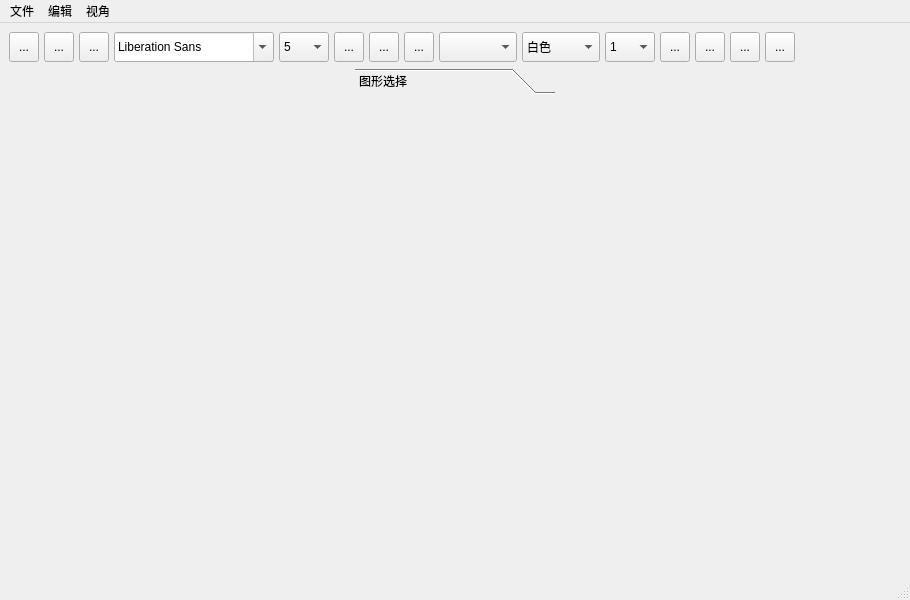
<?xml version="1.0" encoding="UTF-8"?>
<ui version="4.0">
 <class>MainWindow</class>
 <widget class="QMainWindow" name="MainWindow">
  <property name="geometry">
   <rect>
    <x>0</x>
    <y>0</y>
    <width>910</width>
    <height>600</height>
   </rect>
  </property>
  <property name="minimumSize">
   <size>
    <width>0</width>
    <height>40</height>
   </size>
  </property>
  <property name="windowTitle">
   <string>MainWindow</string>
  </property>
  <widget class="QWidget" name="centralwidget">
   <layout class="QHBoxLayout" name="horizontalLayout_6">
    <item>
     <layout class="QVBoxLayout" name="verticalLayout">
      <item>
       <layout class="QHBoxLayout" name="horizontalLayout">
        <property name="spacing">
         <number>5</number>
        </property>
        <property name="leftMargin">
         <number>0</number>
        </property>
        <property name="topMargin">
         <number>0</number>
        </property>
        <property name="rightMargin">
         <number>0</number>
        </property>
        <property name="bottomMargin">
         <number>0</number>
        </property>
        <item>
         <widget class="QToolButton" name="toolButton_3">
          <property name="minimumSize">
           <size>
            <width>30</width>
            <height>30</height>
           </size>
          </property>
          <property name="maximumSize">
           <size>
            <width>30</width>
            <height>40</height>
           </size>
          </property>
          <property name="whatsThis">
           <string>&lt;html&gt;&lt;head/&gt;&lt;body&gt;&lt;p&gt;删除&lt;/p&gt;&lt;p&gt;&lt;br/&gt;&lt;/p&gt;&lt;/body&gt;&lt;/html&gt;</string>
          </property>
          <property name="text">
           <string>...</string>
          </property>
          <property name="icon">
           <iconset resource="img.qrc">
            <normaloff>:/image/delete.png</normaloff>:/image/delete.png</iconset>
          </property>
          <property name="iconSize">
           <size>
            <width>20</width>
            <height>20</height>
           </size>
          </property>
          <property name="shortcut">
           <string>Del</string>
          </property>
         </widget>
        </item>
        <item>
         <widget class="QToolButton" name="toolButton_2">
          <property name="minimumSize">
           <size>
            <width>30</width>
            <height>30</height>
           </size>
          </property>
          <property name="whatsThis">
           <string>&lt;html&gt;&lt;head/&gt;&lt;body&gt;&lt;p&gt;显示在上层&lt;/p&gt;&lt;/body&gt;&lt;/html&gt;</string>
          </property>
          <property name="text">
           <string>...</string>
          </property>
          <property name="icon">
           <iconset resource="img.qrc">
            <normaloff>:/image/bring-to-front.png</normaloff>:/image/bring-to-front.png</iconset>
          </property>
          <property name="iconSize">
           <size>
            <width>20</width>
            <height>20</height>
           </size>
          </property>
         </widget>
        </item>
        <item>
         <widget class="QToolButton" name="toolButton">
          <property name="minimumSize">
           <size>
            <width>30</width>
            <height>30</height>
           </size>
          </property>
          <property name="whatsThis">
           <string>&lt;html&gt;&lt;head/&gt;&lt;body&gt;&lt;p&gt;显示在下层&lt;/p&gt;&lt;/body&gt;&lt;/html&gt;</string>
          </property>
          <property name="text">
           <string>...</string>
          </property>
          <property name="icon">
           <iconset resource="img.qrc">
            <normaloff>:/image/send-to-back.png</normaloff>:/image/send-to-back.png</iconset>
          </property>
          <property name="iconSize">
           <size>
            <width>20</width>
            <height>20</height>
           </size>
          </property>
         </widget>
        </item>
        <item>
         <widget class="QFontComboBox" name="fontComboBox">
          <property name="minimumSize">
           <size>
            <width>0</width>
            <height>30</height>
           </size>
          </property>
          <property name="maximumSize">
           <size>
            <width>160</width>
            <height>16777215</height>
           </size>
          </property>
         </widget>
        </item>
        <item>
         <widget class="QComboBox" name="comboBox">
          <property name="minimumSize">
           <size>
            <width>50</width>
            <height>30</height>
           </size>
          </property>
          <property name="maximumSize">
           <size>
            <width>50</width>
            <height>16777215</height>
           </size>
          </property>
          <item>
           <property name="text">
            <string>5</string>
           </property>
          </item>
          <item>
           <property name="text">
            <string>6</string>
           </property>
          </item>
          <item>
           <property name="text">
            <string>7</string>
           </property>
          </item>
          <item>
           <property name="text">
            <string>8</string>
           </property>
          </item>
          <item>
           <property name="text">
            <string>9</string>
           </property>
          </item>
          <item>
           <property name="text">
            <string>12</string>
           </property>
          </item>
          <item>
           <property name="text">
            <string>15</string>
           </property>
          </item>
          <item>
           <property name="text">
            <string>18</string>
           </property>
          </item>
          <item>
           <property name="text">
            <string>21</string>
           </property>
          </item>
          <item>
           <property name="text">
            <string>25</string>
           </property>
          </item>
          <item>
           <property name="text">
            <string>30</string>
           </property>
          </item>
          <item>
           <property name="text">
            <string>40</string>
           </property>
          </item>
         </widget>
        </item>
        <item>
         <widget class="QToolButton" name="toolButton_4">
          <property name="minimumSize">
           <size>
            <width>30</width>
            <height>30</height>
           </size>
          </property>
          <property name="text">
           <string>...</string>
          </property>
          <property name="icon">
           <iconset resource="img.qrc">
            <normaloff>:/image/bold.png</normaloff>:/image/bold.png</iconset>
          </property>
          <property name="iconSize">
           <size>
            <width>20</width>
            <height>20</height>
           </size>
          </property>
         </widget>
        </item>
        <item>
         <widget class="QToolButton" name="toolButton_5">
          <property name="minimumSize">
           <size>
            <width>30</width>
            <height>30</height>
           </size>
          </property>
          <property name="text">
           <string>...</string>
          </property>
          <property name="icon">
           <iconset resource="img.qrc">
            <normaloff>:/image/italic.png</normaloff>:/image/italic.png</iconset>
          </property>
          <property name="iconSize">
           <size>
            <width>20</width>
            <height>20</height>
           </size>
          </property>
         </widget>
        </item>
        <item>
         <widget class="QToolButton" name="toolButton_6">
          <property name="minimumSize">
           <size>
            <width>30</width>
            <height>30</height>
           </size>
          </property>
          <property name="text">
           <string>...</string>
          </property>
          <property name="icon">
           <iconset resource="img.qrc">
            <normaloff>:/image/underline.png</normaloff>:/image/underline.png</iconset>
          </property>
          <property name="iconSize">
           <size>
            <width>20</width>
            <height>20</height>
           </size>
          </property>
         </widget>
        </item>
        <item>
         <widget class="QComboBox" name="comboBox_2">
          <property name="minimumSize">
           <size>
            <width>50</width>
            <height>30</height>
           </size>
          </property>
          <property name="maximumSize">
           <size>
            <width>100</width>
            <height>16777215</height>
           </size>
          </property>
          <property name="toolTip">
           <string>填充颜色</string>
          </property>
          <property name="currentText">
           <string/>
          </property>
          <property name="placeholderText">
           <string>填充颜色</string>
          </property>
          <item>
           <property name="text">
            <string>黑色</string>
           </property>
           <property name="icon">
            <iconset resource="img.qrc">
             <normaloff>:/image/black.png</normaloff>:/image/black.png</iconset>
           </property>
          </item>
          <item>
           <property name="text">
            <string>蓝色</string>
           </property>
           <property name="icon">
            <iconset resource="img.qrc">
             <normaloff>:/image/blue.png</normaloff>:/image/blue.png</iconset>
           </property>
          </item>
          <item>
           <property name="text">
            <string>红色</string>
           </property>
           <property name="icon">
            <iconset resource="img.qrc">
             <normaloff>:/image/red.png</normaloff>:/image/red.png</iconset>
           </property>
          </item>
          <item>
           <property name="text">
            <string>黄色</string>
           </property>
           <property name="icon">
            <iconset resource="img.qrc">
             <normaloff>:/image/yellow.png</normaloff>:/image/yellow.png</iconset>
           </property>
          </item>
          <item>
           <property name="text">
            <string>绿色</string>
           </property>
           <property name="icon">
            <iconset resource="img.qrc">
             <normaloff>:/image/green.png</normaloff>:/image/green.png</iconset>
           </property>
          </item>
          <item>
           <property name="text">
            <string>其他颜色</string>
           </property>
          </item>
         </widget>
        </item>
        <item>
         <widget class="QComboBox" name="comboBox_4">
          <property name="minimumSize">
           <size>
            <width>0</width>
            <height>30</height>
           </size>
          </property>
          <property name="maximumSize">
           <size>
            <width>100</width>
            <height>16777215</height>
           </size>
          </property>
          <property name="toolTip">
           <string>图形颜色</string>
          </property>
          <property name="whatsThis">
           <string>&lt;html&gt;&lt;head/&gt;&lt;body&gt;&lt;p&gt;边框颜色&lt;/p&gt;&lt;/body&gt;&lt;/html&gt;</string>
          </property>
          <item>
           <property name="text">
            <string>白色</string>
           </property>
           <property name="icon">
            <iconset resource="img.qrc">
             <normaloff>:/image/white.png</normaloff>:/image/white.png</iconset>
           </property>
          </item>
          <item>
           <property name="text">
            <string>黑色</string>
           </property>
           <property name="icon">
            <iconset resource="img.qrc">
             <normaloff>:/image/black.png</normaloff>:/image/black.png</iconset>
           </property>
          </item>
          <item>
           <property name="text">
            <string>蓝色</string>
           </property>
           <property name="icon">
            <iconset resource="img.qrc">
             <normaloff>:/image/blue.png</normaloff>:/image/blue.png</iconset>
           </property>
          </item>
          <item>
           <property name="text">
            <string>红色</string>
           </property>
           <property name="icon">
            <iconset resource="img.qrc">
             <normaloff>:/image/red.png</normaloff>:/image/red.png</iconset>
           </property>
          </item>
          <item>
           <property name="text">
            <string>黄色</string>
           </property>
           <property name="icon">
            <iconset resource="img.qrc">
             <normaloff>:/image/yellow.png</normaloff>:/image/yellow.png</iconset>
           </property>
          </item>
          <item>
           <property name="text">
            <string>绿色</string>
           </property>
           <property name="icon">
            <iconset resource="img.qrc">
             <normaloff>:/image/green.png</normaloff>:/image/green.png</iconset>
           </property>
          </item>
          <item>
           <property name="text">
            <string>其他颜色</string>
           </property>
          </item>
         </widget>
        </item>
        <item>
         <widget class="QComboBox" name="comboBox_3">
          <property name="minimumSize">
           <size>
            <width>50</width>
            <height>30</height>
           </size>
          </property>
          <property name="maximumSize">
           <size>
            <width>50</width>
            <height>16777215</height>
           </size>
          </property>
          <property name="whatsThis">
           <string>&lt;html&gt;&lt;head/&gt;&lt;body&gt;&lt;p&gt;边框粗细&lt;/p&gt;&lt;p&gt;&lt;br/&gt;&lt;/p&gt;&lt;/body&gt;&lt;/html&gt;</string>
          </property>
          <item>
           <property name="text">
            <string>1</string>
           </property>
          </item>
          <item>
           <property name="text">
            <string>4</string>
           </property>
          </item>
          <item>
           <property name="text">
            <string>7</string>
           </property>
          </item>
          <item>
           <property name="text">
            <string>10</string>
           </property>
          </item>
          <item>
           <property name="text">
            <string>13</string>
           </property>
          </item>
          <item>
           <property name="text">
            <string>16</string>
           </property>
          </item>
          <item>
           <property name="text">
            <string>19</string>
           </property>
          </item>
          <item>
           <property name="text">
            <string>22</string>
           </property>
          </item>
          <item>
           <property name="text">
            <string>25</string>
           </property>
          </item>
          <item>
           <property name="text">
            <string>28</string>
           </property>
          </item>
         </widget>
        </item>
        <item>
         <widget class="QToolButton" name="toolButton_17">
          <property name="minimumSize">
           <size>
            <width>30</width>
            <height>30</height>
           </size>
          </property>
          <property name="text">
           <string>...</string>
          </property>
          <property name="icon">
           <iconset resource="img.qrc">
            <normaloff>:/image/magnify.png</normaloff>:/image/magnify.png</iconset>
          </property>
          <property name="iconSize">
           <size>
            <width>20</width>
            <height>20</height>
           </size>
          </property>
         </widget>
        </item>
        <item>
         <widget class="QToolButton" name="toolButton_18">
          <property name="minimumSize">
           <size>
            <width>30</width>
            <height>30</height>
           </size>
          </property>
          <property name="text">
           <string>...</string>
          </property>
          <property name="icon">
           <iconset resource="img.qrc">
            <normaloff>:/image/lessen.png</normaloff>:/image/lessen.png</iconset>
          </property>
          <property name="iconSize">
           <size>
            <width>20</width>
            <height>20</height>
           </size>
          </property>
         </widget>
        </item>
        <item>
         <widget class="QToolButton" name="toolButton_19">
          <property name="minimumSize">
           <size>
            <width>30</width>
            <height>30</height>
           </size>
          </property>
          <property name="text">
           <string>...</string>
          </property>
          <property name="icon">
           <iconset resource="img.qrc">
            <normaloff>:/image/left.png</normaloff>:/image/left.png</iconset>
          </property>
          <property name="iconSize">
           <size>
            <width>20</width>
            <height>20</height>
           </size>
          </property>
         </widget>
        </item>
        <item>
         <widget class="QToolButton" name="toolButton_20">
          <property name="minimumSize">
           <size>
            <width>30</width>
            <height>30</height>
           </size>
          </property>
          <property name="text">
           <string>...</string>
          </property>
          <property name="icon">
           <iconset resource="img.qrc">
            <normaloff>:/image/right.png</normaloff>:/image/right.png</iconset>
          </property>
          <property name="iconSize">
           <size>
            <width>20</width>
            <height>20</height>
           </size>
          </property>
         </widget>
        </item>
        <item>
         <spacer name="horizontalSpacer">
          <property name="orientation">
           <enum>Qt::Horizontal</enum>
          </property>
          <property name="sizeHint" stdset="0">
           <size>
            <width>40</width>
            <height>20</height>
           </size>
          </property>
         </spacer>
        </item>
       </layout>
      </item>
      <item>
       <layout class="QHBoxLayout" name="horizontalLayout_5">
        <item>
         <widget class="QToolBox" name="toolBox">
          <property name="maximumSize">
           <size>
            <width>200</width>
            <height>16777215</height>
           </size>
          </property>
          <property name="currentIndex">
           <number>0</number>
          </property>
          <widget class="QWidget" name="page">
           <property name="geometry">
            <rect>
             <x>0</x>
             <y>0</y>
             <width>200</width>
             <height>485</height>
            </rect>
           </property>
           <attribute name="label">
            <string>图形选择</string>
           </attribute>
           <layout class="QHBoxLayout" name="horizontalLayout_2">
            <item>
             <layout class="QFormLayout" name="formLayout"/>
            </item>
           </layout>
          </widget>
         </widget>
        </item>
        <item>
         <layout class="QGridLayout" name="gridLayout"/>
        </item>
       </layout>
      </item>
     </layout>
    </item>
   </layout>
  </widget>
  <widget class="QMenuBar" name="menubar">
   <property name="geometry">
    <rect>
     <x>0</x>
     <y>0</y>
     <width>910</width>
     <height>17</height>
    </rect>
   </property>
   <widget class="QMenu" name="menu">
    <property name="title">
     <string>文件</string>
    </property>
    <widget class="QMenu" name="menu_4">
     <property name="title">
      <string>导出为</string>
     </property>
     <addaction name="actionsvg"/>
     <addaction name="actionpng"/>
    </widget>
    <addaction name="newAction"/>
    <addaction name="openAction"/>
    <addaction name="action"/>
    <addaction name="menu_4"/>
    <addaction name="separator"/>
    <addaction name="closeaction"/>
    <addaction name="action_4"/>
   </widget>
   <widget class="QMenu" name="menu_2">
    <property name="title">
     <string>编辑</string>
    </property>
    <addaction name="copyAction"/>
    <addaction name="pasteAction"/>
    <addaction name="cutAction"/>
    <addaction name="revertAction"/>
    <addaction name="allAction"/>
   </widget>
   <widget class="QMenu" name="menu_3">
    <property name="title">
     <string>视角</string>
    </property>
    <addaction name="enlargeAction"/>
    <addaction name="lessenAction"/>
    <addaction name="leftAction"/>
    <addaction name="rightAction"/>
   </widget>
   <addaction name="menu"/>
   <addaction name="menu_2"/>
   <addaction name="menu_3"/>
  </widget>
  <widget class="QStatusBar" name="statusbar"/>
  <action name="newAction">
   <property name="icon">
    <iconset theme="QIcon::ThemeIcon::ListAdd"/>
   </property>
   <property name="text">
    <string>新建</string>
   </property>
   <property name="shortcut">
    <string>Ctrl+N</string>
   </property>
   <property name="menuRole">
    <enum>QAction::NoRole</enum>
   </property>
  </action>
  <action name="openAction">
   <property name="icon">
    <iconset theme="QIcon::ThemeIcon::DocumentOpen"/>
   </property>
   <property name="text">
    <string>打开</string>
   </property>
   <property name="shortcut">
    <string>Ctrl+O</string>
   </property>
   <property name="menuRole">
    <enum>QAction::NoRole</enum>
   </property>
  </action>
  <action name="saveAction">
   <property name="icon">
    <iconset theme="QIcon::ThemeIcon::DocumentSave"/>
   </property>
   <property name="text">
    <string>保存</string>
   </property>
   <property name="shortcut">
    <string>Ctrl+S</string>
   </property>
   <property name="menuRole">
    <enum>QAction::NoRole</enum>
   </property>
  </action>
  <action name="copyAction">
   <property name="icon">
    <iconset theme="QIcon::ThemeIcon::EditCopy"/>
   </property>
   <property name="text">
    <string>复制</string>
   </property>
   <property name="shortcut">
    <string>Ctrl+C</string>
   </property>
   <property name="menuRole">
    <enum>QAction::NoRole</enum>
   </property>
  </action>
  <action name="pasteAction">
   <property name="icon">
    <iconset theme="QIcon::ThemeIcon::EditPaste"/>
   </property>
   <property name="text">
    <string>粘贴</string>
   </property>
   <property name="shortcut">
    <string>Ctrl+V</string>
   </property>
   <property name="menuRole">
    <enum>QAction::NoRole</enum>
   </property>
  </action>
  <action name="cutAction">
   <property name="icon">
    <iconset theme="QIcon::ThemeIcon::EditCut"/>
   </property>
   <property name="text">
    <string>剪切</string>
   </property>
   <property name="shortcut">
    <string>Ctrl+X</string>
   </property>
   <property name="menuRole">
    <enum>QAction::NoRole</enum>
   </property>
  </action>
  <action name="revertAction">
   <property name="icon">
    <iconset theme="QIcon::ThemeIcon::DocumentRevert"/>
   </property>
   <property name="text">
    <string>撤销</string>
   </property>
   <property name="shortcut">
    <string>Ctrl+Z</string>
   </property>
   <property name="menuRole">
    <enum>QAction::NoRole</enum>
   </property>
  </action>
  <action name="allAction">
   <property name="icon">
    <iconset theme="QIcon::ThemeIcon::EditSelectAll"/>
   </property>
   <property name="text">
    <string>全选</string>
   </property>
   <property name="shortcut">
    <string>Ctrl+A</string>
   </property>
   <property name="menuRole">
    <enum>QAction::NoRole</enum>
   </property>
  </action>
  <action name="enlargeAction">
   <property name="icon">
    <iconset theme="QIcon::ThemeIcon::ZoomIn"/>
   </property>
   <property name="text">
    <string>放大</string>
   </property>
   <property name="shortcut">
    <string>Ctrl+Up</string>
   </property>
   <property name="menuRole">
    <enum>QAction::NoRole</enum>
   </property>
  </action>
  <action name="lessenAction">
   <property name="icon">
    <iconset theme="QIcon::ThemeIcon::ZoomOut"/>
   </property>
   <property name="text">
    <string>缩小</string>
   </property>
   <property name="shortcut">
    <string>Ctrl+Down</string>
   </property>
   <property name="menuRole">
    <enum>QAction::NoRole</enum>
   </property>
  </action>
  <action name="leftAction">
   <property name="icon">
    <iconset theme="QIcon::ThemeIcon::ViewRestore"/>
   </property>
   <property name="text">
    <string>左旋</string>
   </property>
   <property name="shortcut">
    <string>Ctrl+Left</string>
   </property>
   <property name="menuRole">
    <enum>QAction::NoRole</enum>
   </property>
  </action>
  <action name="rightAction">
   <property name="icon">
    <iconset theme="QIcon::ThemeIcon::ViewRefresh"/>
   </property>
   <property name="text">
    <string>右旋</string>
   </property>
   <property name="shortcut">
    <string>Ctrl+Right</string>
   </property>
   <property name="menuRole">
    <enum>QAction::NoRole</enum>
   </property>
  </action>
  <action name="actionsvg">
   <property name="text">
    <string>svg</string>
   </property>
  </action>
  <action name="actionpng">
   <property name="text">
    <string>png</string>
   </property>
  </action>
  <action name="action">
   <property name="text">
    <string>保存</string>
   </property>
   <property name="shortcut">
    <string>Ctrl+S</string>
   </property>
  </action>
  <action name="action_2">
   <property name="text">
    <string>打开</string>
   </property>
  </action>
  <action name="closeaction">
   <property name="text">
    <string>关闭</string>
   </property>
  </action>
  <action name="action_4">
   <property name="text">
    <string>保存并关闭</string>
   </property>
  </action>
 </widget>
 <resources>
  <include location="img.qrc"/>
 </resources>
 <connections/>
</ui>
